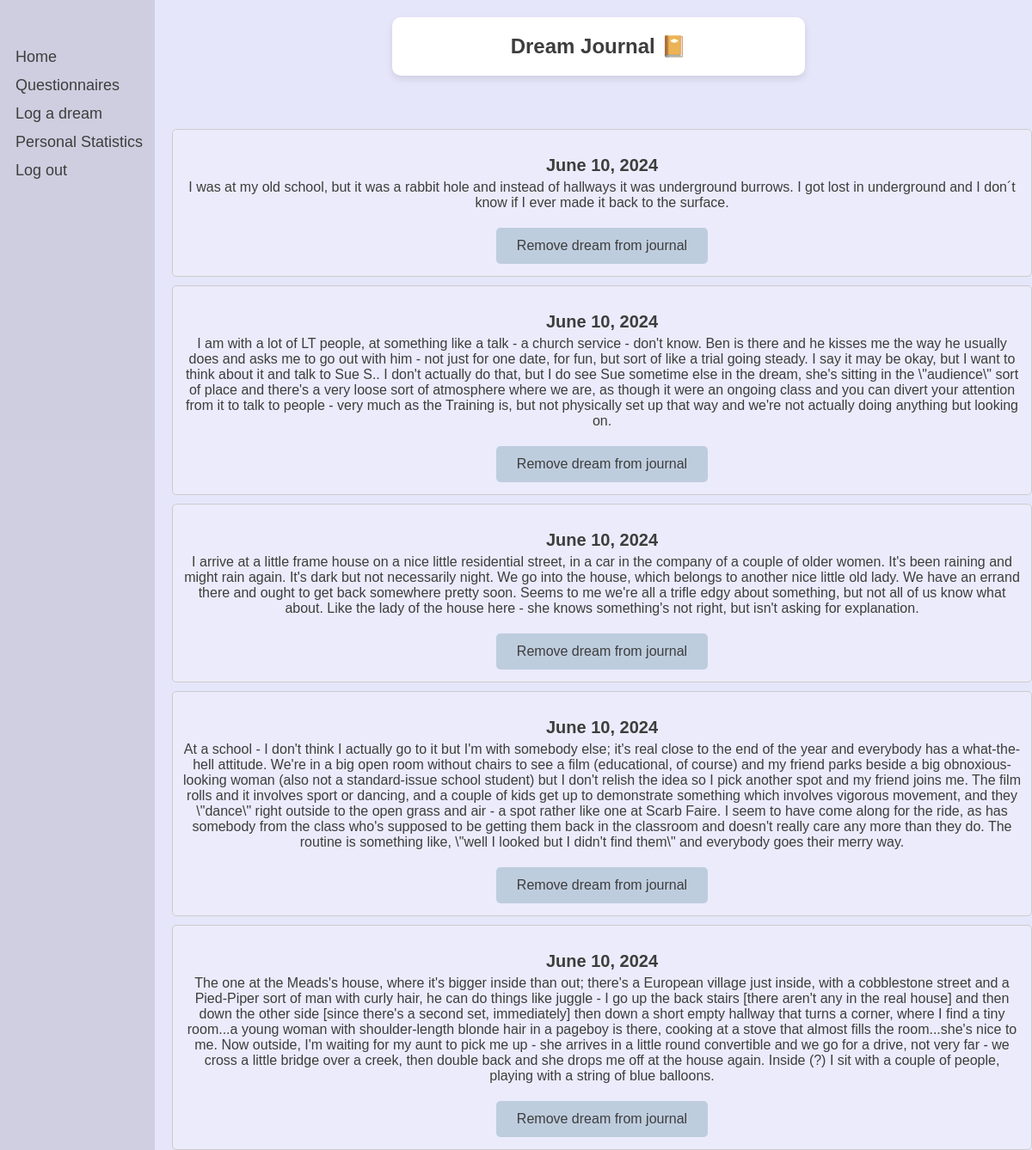
Page /dreams/journal/ (signed in) on the committed database.
### dreams/models.py (models this page shows)
class Dream(models.Model):
    user = models.ForeignKey(User, on_delete=models.CASCADE)
    date = models.DateField()
    content = models.TextField()
    shared = models.BooleanField(default=False)
    processed = models.BooleanField(default=False)

### dreams/views.py (the view)
# urls.py: path('journal/', views.dream_journal, name='dream_journal'),
@login_required
def dream_journal(request):
    dreams = Dream.objects.filter(user=request.user).order_by('-date')
    return render(request, 'dreams/dream_journal.html', {'dreams': dreams})

### dreams/templates/dreams/dream_journal.html (shortened to what this page needs)
{% load static %}
<!DOCTYPE html>
<html>
<head>
    <link rel="stylesheet" type="text/css" href="{% static 'css/styles.css' %}">
</head>
<body>
    <div class="header">
        <h2>Dream Journal 📔</h2>
    </div>
    <div class="sidenav">
        <a href="/">Home</a>
        <a href="{% url 'dreams:questionnaires' %}">Questionnaires</a>
        <a href="{% url 'dreams:log_dream' %}">Log a dream</a>
        <a href="{% url 'dreams:personal_statistics' %}">Personal Statistics</a>
        <a href="{% url 'logout' %}">Log out</a>
    </div>
    <div class="container">
        <div class="dreams">
            {% if dreams %}
                {% for dream in dreams reversed%}
                    <div class="dream">
                        <h3 class="dream-date">{{ dream.date }}{{dream.time}}</h3>
                        <p class="dream-content">{{ dream.content }}</p>
                        <form action="{% url 'dreams:delete_dream' dream.id %}" method="post">
                            <button type="submit">Remove dream from journal</button>
                        </form>
                    </div>
                {% endfor %}
            {% endif %}
        </div>
    </div>
</body>
</html>

### static/css/styles.css (style rules this page uses)
body { font-family: Arial, sans-serif; margin: 0; padding: 0; background-color: #E6E6FA; }
button, .button { border: none; background-color: #BECDDE; color: #3D3D3D; padding: 12px 24px; text-align: center; text-decoration: none; display: inline-block; font-size: 16px; margin: 4px 2px; cursor: pointer; border-radius: 5px; }

### dreams/templates/dreams/dream_journal.html (style rules this page uses)
body, html { margin: 0; padding: 0; width: 100%; height: 100%; font-family: Arial, sans-serif; display: flex; flex-direction: column; justify-content: space-between; align-items: center; }
.header { background: #FFFFFF; color: #3D3D3D; border-radius: 10px; box-shadow: 0 4px 8px rgba(0, 0, 0, 0.1); width: 40%; left: 8%; text-align: center; margin-top: 20px; z-index: 2; position: relative; }
.sidenav { height:100%; width:180px; position: fixed; z-index:1; top:0; left:0; background-color: rgba(0,0,0,0.1); overflow-x: :hidden; padding-top:50px; }
.sidenav a { padding:6px 8px 6px 18px; text-decoration: none; font-size:18px; color: #3D3D3D; display:block; }
.container { justify-content: center; width: calc(100% - 200px); align-items: center; height: calc(100vh - 150px); text-align: center; margin-left: 200px; margin-top: 30px; z-index: 1; }
.dream { margin-bottom: 10px; border: 1px solid #ccc; padding: 10px; border-radius: 5px; background-color: rgba(255, 255, 255, 0.2); }
.dream-date { font-size: 20px; font-weight: bold; margin-bottom: 5px; color: #3D3D3D; }
.dream-content { font-size: 16px; margin-top: 5px; color: #3D3D3D; }

### rows in the picture
Dream: date "June 10, 2024", content "I was at my old school, but it was a rabbit hole and instead of hallways it was underground burrows. I got lost in underground and I don´t know if I ever made it back to the surface."
Dream: date "June 10, 2024", content "I am with a lot of LT people, at something like a talk - a church service - don't know. Ben is there and he kisses me the way he usually does and asks me to go out with him - not just for one date, for fun, but sort of like a trial going steady. I say it may be okay, but I want to think about it and talk to Sue S.. I don't actually do that, but I do see Sue sometime else in the dream, she's sitting in the \\\"audience\\\" sort of place and there's a very loose sort of atmosphere where we are, as though it were an ongoing class and you can divert your attention from it to talk to people - very much as the Training is, but not physically set up that way and we're not actually doing anything but…"
Dream: date "June 10, 2024", content "I arrive at a little frame house on a nice little residential street, in a car in the company of a couple of older women. It's been raining and might rain again. It's dark but not necessarily night. We go into the house, which belongs to another nice little old lady. We have an errand there and ought to get back somewhere pretty soon. Seems to me we're all a trifle edgy about something, but not all of us know what about. Like the lady of the house here - she knows something's not right, but isn't asking for explanation."
Dream: date "June 10, 2024", content "At a school - I don't think I actually go to it but I'm with somebody else; it's real close to the end of the year and everybody has a what-the-hell attitude. We're in a big open room without chairs to see a film (educational, of course) and my friend parks beside a big obnoxious-looking woman (also not a standard-issue school student) but I don't relish the idea so I pick another spot and my friend joins me. The film rolls and it involves sport or dancing, and a couple of kids get up to demonstrate something which involves vigorous movement, and they \\\"dance\\\" right outside to the open grass and air - a spot rather like one at Scarb Faire. I seem to have come along for the ride, as has…"
Dream: date "June 10, 2024", content "The one at the Meads's house, where it's bigger inside than out; there's a European village just inside, with a cobblestone street and a Pied-Piper sort of man with curly hair, he can do things like juggle - I go up the back stairs [there aren't any in the real house] and then down the other side [since there's a second set, immediately] then down a short empty hallway that turns a corner, where I find a tiny room...a young woman with shoulder-length blonde hair in a pageboy is there, cooking at a stove that almost fills the room...she's nice to me. Now outside, I'm waiting for my aunt to pick me up - she arrives in a little round convertible and we go for a drive, not very far - we cross a…"
